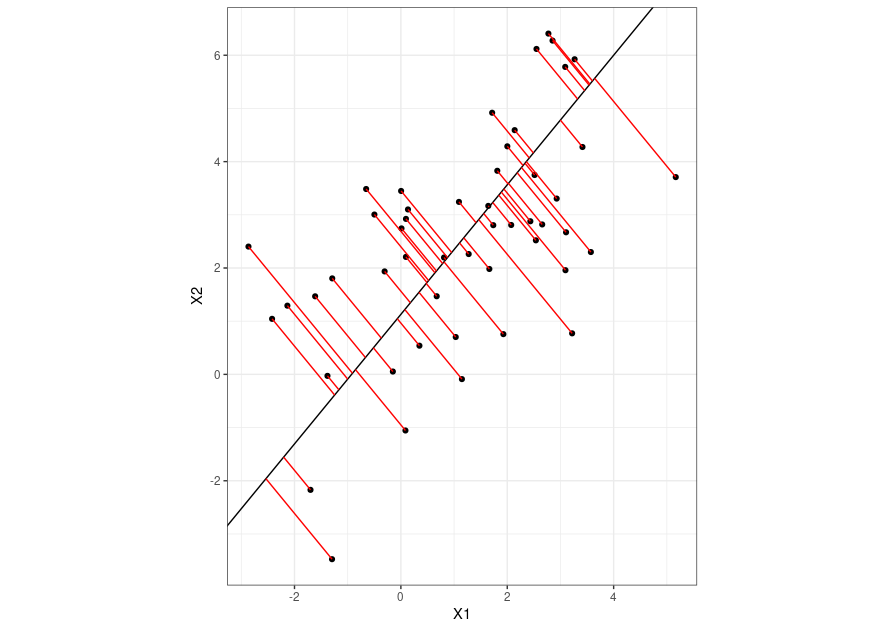

This figure's R source:

# Simulate data
library(mvtnorm)
set.seed(2014)
Sigma <- matrix(data = c(4, 2, 2, 3), ncol=2)
mu <- c(1, 2)
n <- 50
X <- rmvnorm(n = n, mean = mu, sigma = Sigma)

# Run PCA
pca <- princomp(X)
load <- loadings(pca)
slope <- load[2, ] / load[1, ]
cmeans <- apply(X, 2, mean)
intercept <- cmeans[2] - (slope * cmeans[1])

# Plot data & 1st principal component
plot(X, pch = 20, asp = 1)
abline(intercept[1], slope[1])

# Plot perpendicular segments
x1 <- (X[, 2] - intercept[1]) / slope[1]
y1 <- intercept[1] + slope[1] * X[, 1]
x2 <- (x1 + X[, 1]) / 2
y2 <- (y1 + X[, 2]) / 2
segments(X[, 1], X[, 2], x2, y2, col = "red")

df<-data.frame(X,x2,y2)


library(ggplot2)
ggplot(df,aes(X1,X2))+
  geom_point()+
  geom_abline(intercept=intercept[1],slope=slope[1])+
  geom_segment(aes(xend=x2,yend=y2),color="red")+
  coord_fixed()+theme_bw()

# Reconstructed data :

ggplot(df,aes(X1,X2))+
  geom_point()+
  geom_abline(intercept=intercept[1],slope=slope[1])+
  geom_segment(aes(xend=x2,yend=y2),color="red")+
  coord_fixed()+theme_bw()


# Code from https://stackoverflow.com/questions/25123845/pca-projection-plot-with-ggplot2
